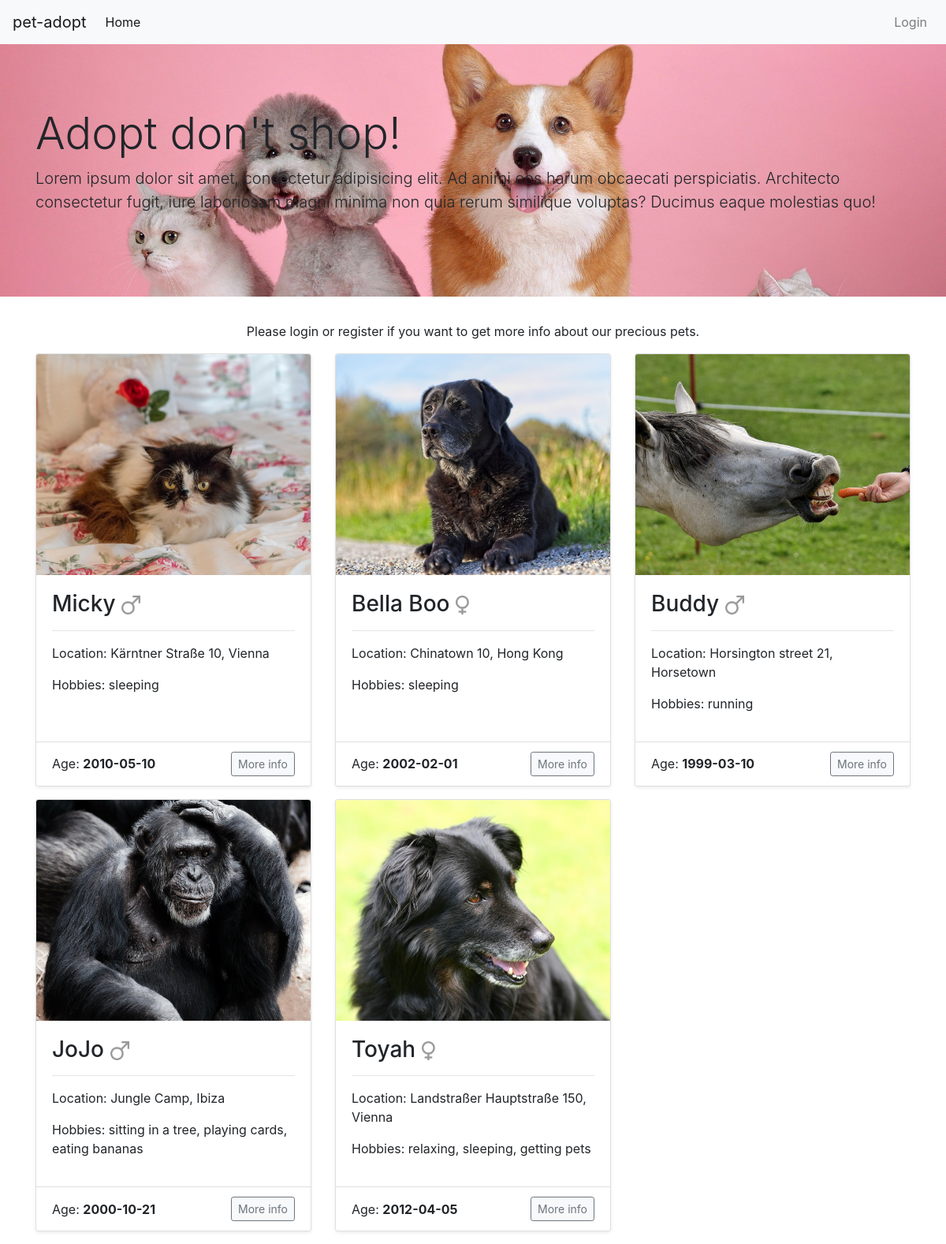
The app's page /senior_animals.php with its own data.
### tables this page shows
create table if not exists animals
(
    id            int                     not null auto_increment,
    name          varchar(50)             not null,
    date_of_birth date                    not null,
    image         varchar(250)            not null default 'placeholder.jpg',
    size          enum ('small', 'large') not null,
    type          varchar(50)             not null,
    location      varchar(250)            not null,
    gender        enum ('female', 'male') not null,
    description   varchar(6000),
    hobbies       varchar(250),
        primary key (id)
);

### senior_animals.php (the view, shortened to what this page needs)
<?php
require_once 'php_actions/db_connect.php';
$loggedUser = false;
$loggedAdmin = false;
$loggedSuperadmin = false;
$loggedIn = $loggedUser || $loggedAdmin || $loggedSuperadmin;
$resultAnimals = mysqli_query($conn, "Select * from cr11_vedrana_petadoption.animals WHERE date_of_birth < CURRENT_DATE - INTERVAL 96 month");
?>
    <!doctype html>
    <html lang="en">
    <head>
        <link rel="stylesheet" href="https://stackpath.bootstrapcdn.com/bootstrap/4.5.0/css/bootstrap.min.css"
>
        <link rel="stylesheet" href="style/main.css">
    </head>
    <body>
    <nav class="navbar sticky-top navbar-expand-lg navbar-light bg-light">
        <a class="navbar-brand" href="index.php">pet-adopt</a>
        <div class="collapse navbar-collapse" id="navbarNavDropdown">
            <ul class="navbar-nav mr-auto mt-2 mt-lg-0">
                <?php if (!$loggedAdmin) : ?>
                    <li class="nav-item active">
                        <a class="nav-link" href="index.php">Home<span class="sr-only">(current)</span></a>
                    </li>
                <?php endif; ?>
            </ul>
            <ul class="navbar-nav">
                <?php if (!$loggedIn) : ?>
                    <li class="nav-item">
                        <a class="nav-item nav-link" href="login.php">Login</a>
                    </li>
                <?php else: ?>
                    <li class="nav-item">
                        <a class="nav-item nav-link mr-auto text-right" href="logout.php?logout">Logout</a>
                    </li>
                <?php endif; ?>
            </ul>
        </div>
    </nav>
    <div class="jumbotron jumbotron-fluid">
        <div class="container">
            <h1 class="display-4 mt-3">Adopt don't shop!</h1>
            <p class="lead">Lorem ipsum dolor sit amet, consectetur adipisicing elit. Ad animi eos harum obcaecati
                perspiciatis. Architecto consectetur fugit, iure laboriosam magni minima non quia rerum similique voluptas?
                Ducimus eaque molestias quo!</p>
        </div>
    </div>
    <div class="container">
        <?php if (!$loggedIn) : ?>
            <div class="row">
                <div class="col-8 m-auto">
                    <p class="text-center">Please login or register if you want to get more info about our precious
                        pets.</p>
                </div>
            </div>
        <?php endif; ?>
        <div class="row">
            <?php
            if ($resultAnimals->num_rows == 0) {
                echo "Sorry, there is nothing in the database";
            } else if ($resultAnimals->num_rows == 1) {
                $row = $resultAnimals->fetch_assoc();
                echo "only 1 result to show";
            } else {
                $rows = $resultAnimals->fetch_all(MYSQLI_ASSOC);
                foreach ($rows as $value) {
                    $id = $value["id"];
                    $name = $value["name"];
                    $date_of_birth = $value["date_of_birth"];
                    $image = $value["image"];
                    $location = $value["location"];
                    $gender = $value["gender"];
                    $hobbies = $value["hobbies"];
                    ?>
                    <div class="col-md-6 col-xl-4 box card-group">
                        <div class="mb-3 card shadow-sm ">
                            <img src="<?= "upload/" . $image ?>" class="card-img-top"
                                 alt="<?= $name ?> image">
                            <div class="card-body">
                                <h3 class="card-title">
                                    <?= $name; ?>
                                    <?php if ($gender == "female") : ?>
                                        <img src="media/female.png" class="logo" alt="female">
                                    <?php endif; ?>
                                    <?php if ($gender == "male") : ?>
                                        <img src="media/male.png" class="logo" alt="male">
                                    <?php endif; ?>
                                </h3>
                                <hr>
                                <p>Location: <?= $location ?></p>
                                <p>Hobbies: <?= $hobbies ?></p>
                            </div>
                            <div class="card-footer d-flex justify-content-between align-items-center">
                                <p class="mb-0">Age: <span class="font-weight-bolder"><?= $date_of_birth ?></span></p>
                                <a href="animal_info.php?id=<?= $id ?>">
                                    <button class="btn btn-light btn-outline-secondary btn-sm">More info</button>
                                </a>
                            </div>
                        </div>
                    </div>
                    <?php
                }
            }
            ?>
        </div>
    </div>
    </body>
    </html>

### style/main.css (style rules this page uses)
img { width: 100%; }
.logo { height: 1.5rem; width: 1.5rem; opacity: 0.4; }
.jumbotron { background-image: url("../media/hero.jpg"); background-size: cover; background-position: center; height: 40vh; }
.card-img-top { height: 35vh; object-fit: cover; object-position: center; }
.card-footer { background-color: white; }

### records on screen
animals: image (picture), name "Micky", location "Kärntner Straße 10, Vienna", hobbies "sleeping", date_of_birth "2010-05-10"
animals: image (picture), name "Bella Boo", location "Chinatown 10, Hong Kong", hobbies "sleeping", date_of_birth "2002-02-01"
animals: image (picture), name "Buddy", location "Horsington street 21, Horsetown", hobbies "running", date_of_birth "1999-03-10"
animals: image (picture), name "JoJo", location "Jungle Camp, Ibiza", hobbies "sitting in a tree, playing cards, eating bananas", date_of_birth "2000-10-21"
animals: image (picture), name "Toyah", location "Landstraßer Hauptstraße 150, Vienna", hobbies "relaxing, sleeping, getting pets", date_of_birth "2012-04-05"
